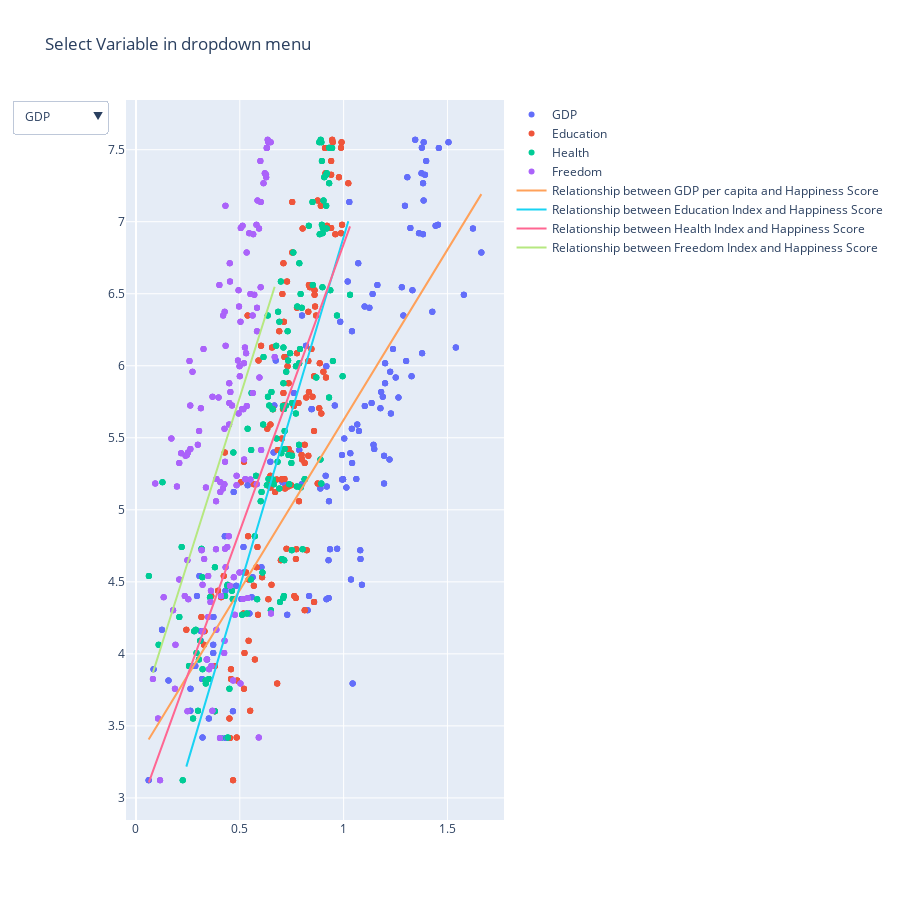

This figure's notebook cell:
### Markdown cell above
### happiness score by continent
The graph above in figure 3 shows us the amount of countries that are within a certain rounded score of happiness, the happiness is rounded to the nearest integer. As we can see African countries are the lowest on the scale of happiness while western countries are near the top of the distribution. Interesting to note is that while South american countries are poorer and less developed compared to western or Asian countries, their happiness is above what would be expected of their demographic metrics. Further relations in the world happiness dataset need to be drawn to conclude what causes such happiness has outside of income or education. The factors for happiness in these countries will be analyzed later in this notebook to gain an insight into the true factors of happiness.

### Code cell
data_mean = pd.read_csv('mean_data.csv')

fig = go.Figure()

x1, x2, x3, x4 = data_mean['gdp_per_capita'], data_mean['Education_Index'], data_mean['health'], data_mean['freedom']
y = data_mean['happiness_score']
countries = data_mean['Country']
continents = data_mean['continent']

# Add traces for all four scatter plots
scatter_trace_1 = go.Scatter(
    x=x1,
    y=y,
    mode="markers",
    text=countries,
    hovertemplate="Country: %{text}<br>Happiness: %{y:.2f}<extra></extra>",
    name="GDP"
)
scatter_trace_2 = go.Scatter(
    x=x2,
    y=y,
    mode="markers",
    text=countries,
    hovertemplate="Country: %{text}<br>Happiness: %{y:.2f}<extra></extra>",
    name="Education"
)
scatter_trace_3 = go.Scatter(
    x=x3,
    y=y,
    mode="markers",
    text=countries,
    hovertemplate="Country: %{text}<br>Happiness: %{y:.2f}<extra></extra>",
    name="Health"
)
scatter_trace_4 = go.Scatter(
    x=x4,
    y=y,
    mode="markers",
    text=countries,
    hovertemplate="Country: %{text}<br>Happiness: %{y:.2f}<extra></extra>",
    name="Freedom"
)

fig.add_trace(scatter_trace_1)
fig.add_trace(scatter_trace_2)
fig.add_trace(scatter_trace_3)
fig.add_trace(scatter_trace_4)

# Calculate and add trend lines
trend_line_1 = sm.OLS(y, sm.add_constant(x1)).fit().predict(sm.add_constant(x1))
trend_line_2 = sm.OLS(y, sm.add_constant(x2)).fit().predict(sm.add_constant(x2))
trend_line_3 = sm.OLS(y, sm.add_constant(x3)).fit().predict(sm.add_constant(x3))
trend_line_4 = sm.OLS(y, sm.add_constant(x4)).fit().predict(sm.add_constant(x4))

# Add trend lines for all four scatter plots
trend_line_trace_1 = go.Scatter(
    x=x1,
    y=trend_line_1,
    mode="lines",
    name="Relationship between GDP per capita and Happiness Score"
)
trend_line_trace_2 = go.Scatter(
    x=x2,
    y=trend_line_2,
    mode="lines",
    name="Relationship between Education Index and Happiness Score"
)
trend_line_trace_3 = go.Scatter(
    x=x3,
    y=trend_line_3,
    mode="lines",
    name="Relationship between Health Index and Happiness Score"
)
trend_line_trace_4 = go.Scatter(
    x=x4,
    y=trend_line_4,
    mode="lines",
    name="Relationship between Freedom Index and Happiness Score"
)

fig.add_trace(trend_line_trace_1)
fig.add_trace(trend_line_trace_2)
fig.add_trace(trend_line_trace_3)
fig.add_trace(trend_line_trace_4)

# Define button options
buttons = [
    {'label': 'GDP', 'method': 'update', 'args': [{'visible': [True, False, False, False]}, {'title': 'GDP & Happiness'}]},
    {'label': 'Education', 'method': 'update', 'args': [{'visible': [False, True, False, False]}, {'title': 'Education & Happiness'}]},
    {'label': 'Health', 'method': 'update', 'args': [{'visible': [False, False, True, False]}, {'title': 'Health & Happiness'}]},
    {'label': 'Freedom', 'method': 'update', 'args': [{'visible': [False, False, False, True]}, {'title': 'Freedom & Happiness'}]}
]

# Create updatemenus
updatemenus = [{'buttons': buttons, 'direction': 'down', 'showactive': True}]

# Update layout with updatemenus
fig.update_layout(
    title_text="Select Variable in dropdown menu",
    height=900,
    updatemenus=updatemenus
)

### Figure 1 — Plotly figure (JSON) as saved in the notebook; plotly's stock layout.template omitted (floating-point values rounded to 4 significant figures; data arrays with more than 128 entries replaced by an {"elided": "..."} marker saying what was removed)
{"data": [{"hovertemplate": "Country: %{text}<br>Happiness: %{y:.2f}<extra></extra>", "mode": "markers", "name": "GDP", "text": {"elided": "528 str values"}, "type": "scatter", "x": {"elided": "528 float values"}, "y": {"elided": "528 float values"}}, {"hovertemplate": "Country: %{text}<br>Happiness: %{y:.2f}<extra></extra>", "mode": "markers", "name": "Education", "text": {"elided": "528 str values"}, "type": "scatter", "x": {"elided": "528 float values"}, "y": {"elided": "528 float values"}}, {"hovertemplate": "Country: %{text}<br>Happiness: %{y:.2f}<extra></extra>", "mode": "markers", "name": "Health", "text": {"elided": "528 str values"}, "type": "scatter", "x": {"elided": "528 float values"}, "y": {"elided": "528 float values"}}, {"hovertemplate": "Country: %{text}<br>Happiness: %{y:.2f}<extra></extra>", "mode": "markers", "name": "Freedom", "text": {"elided": "528 str values"}, "type": "scatter", "x": {"elided": "528 float values"}, "y": {"elided": "528 float values"}}, {"mode": "lines", "name": "Relationship between GDP per capita and Happiness Score", "type": "scatter", "x": {"elided": "528 float values"}, "y": {"elided": "528 float values"}}, {"mode": "lines", "name": "Relationship between Education Index and Happiness Score", "type": "scatter", "x": {"elided": "528 float values"}, "y": {"elided": "528 float values"}}, {"mode": "lines", "name": "Relationship between Health Index and Happiness Score", "type": "scatter", "x": {"elided": "528 float values"}, "y": {"elided": "528 float values"}}, {"mode": "lines", "name": "Relationship between Freedom Index and Happiness Score", "type": "scatter", "x": {"elided": "528 float values"}, "y": {"elided": "528 float values"}}], "layout": {"height": 900, "title": {"text": "Select Variable in dropdown menu"}, "updatemenus": [{"buttons": [{"args": [{"visible": [true, false, false, false]}, {"title": "GDP & Happiness"}], "label": "GDP", "method": "update"}, {"args": [{"visible": [false, true, false, false]}, {"title": "Education & Happiness"}], "label": "Education", "method": "update"}, {"args": [{"visible": [false, false, true, false]}, {"title": "Health & Happiness"}], "label": "Health", "method": "update"}, {"args": [{"visible": [false, false, false, true]}, {"title": "Freedom & Happiness"}], "label": "Freedom", "method": "update"}], "direction": "down", "showactive": true}]}}
